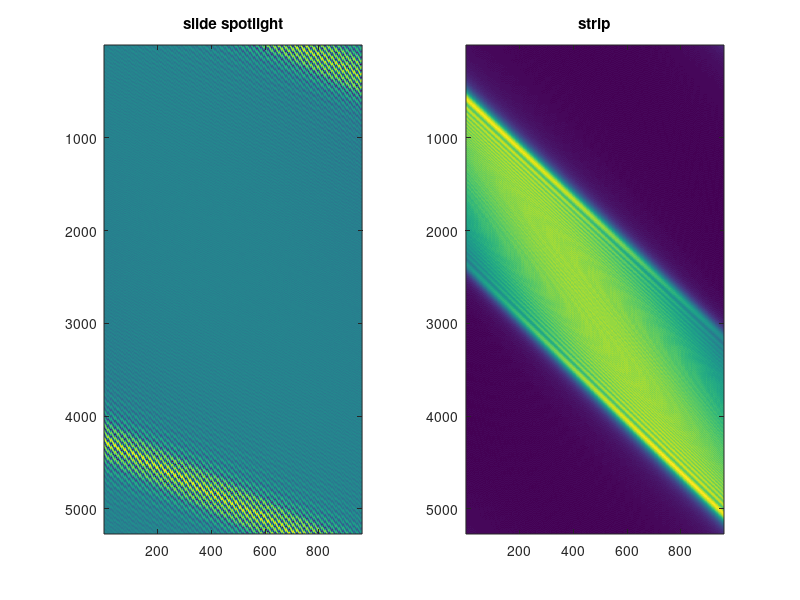
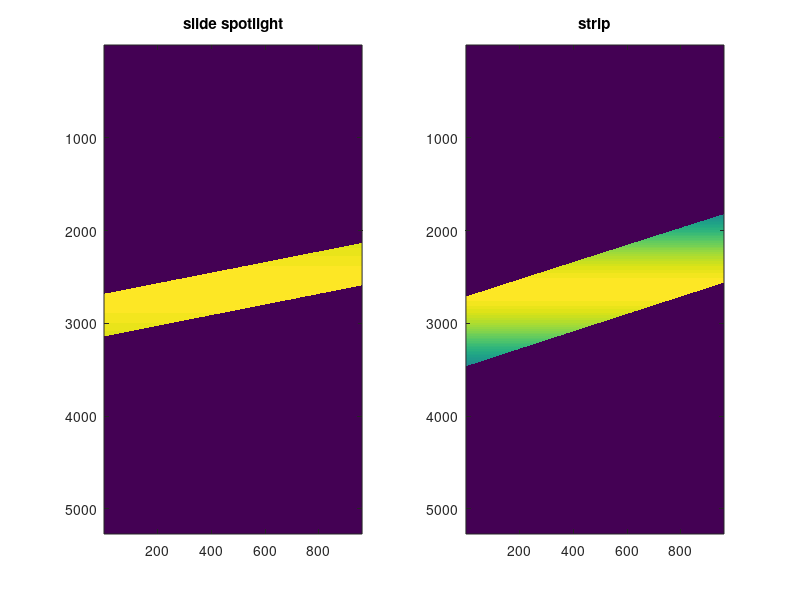
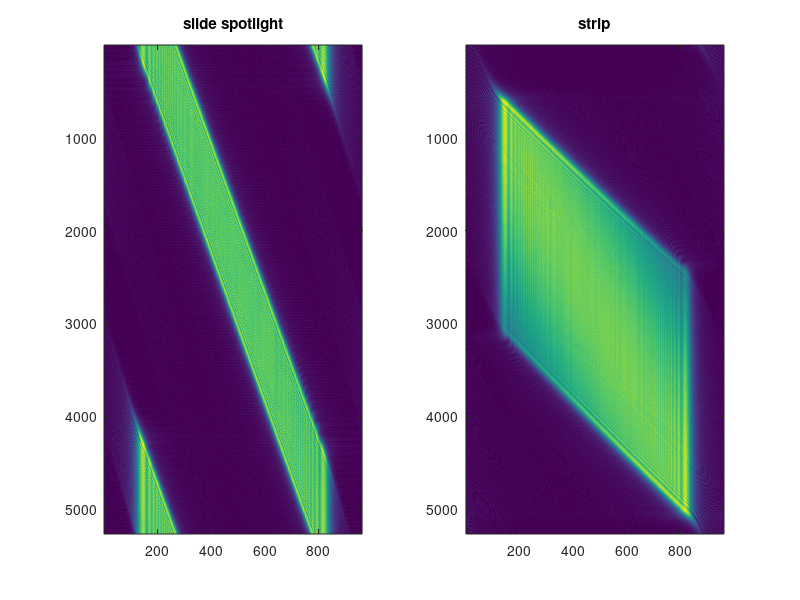

Source code (MATLAB) for these figures, in order:
% 定义参数
f = 5.6e9;  % 载波频率
La = 6;
PRF = 2318;
Tr = 4e-6;
Br = 150e6;
Fr = 200e6;
vr = 7200;
Rc = 600e3;
omega = deg2rad(0.2656);  % 波束旋转速度
theta_c = deg2rad(15);
c = 299792458;

R0 = Rc * cos(theta_c);
lambda = c / f;
Kr = Br / Tr;
Nr = ceil(1.2 * Fr * Tr);

A = 1 - omega * R0 / (vr * cos(theta_c)^2);
Ta = 0.886 * Rc * lambda / (A * La * vr * cos(theta_c));
Na = ceil(2*PRF * Ta);
eta_c_strip = -R0 * tan(theta_c) / vr;

% 定义方程并求解
equation = @(x) -R0 * tan(theta_c - omega * x) / vr - x;
etc_c_spot = fsolve(equation, eta_c_strip);  % 解出景中心时间
disp([eta_c_strip, etc_c_spot]);

tau_strip = 2 * sqrt(R0^2 + vr^2 * eta_c_strip^2) / c + (-Nr/2:Nr/2-1) / Fr;
tau_spot = 2 * sqrt(R0^2 + vr^2 * etc_c_spot^2) / c + (-Nr/2:Nr/2-1) / Fr;
eta_strip = eta_c_strip + (-Na/2:Na/2-1) / PRF;
eta_spot = etc_c_spot + (-Na/2:Na/2-1) / PRF;

f_tau = (-Nr/2:Nr/2-1) * Fr / Nr;
feta_c = 2 * vr * sin(theta_c) / lambda;
f_eta = feta_c + (-Na/2:Na/2-1) * PRF / Na;

[mat_tau_strip, mat_eta_strip] = meshgrid(tau_strip, eta_strip);
[mat_tau_spot, mat_eta_spot] = meshgrid(tau_spot, eta_spot);
[mat_ftau, mat_feta] = meshgrid(f_tau, f_eta);

point = [0, 0];

% slide spot
R0_tar = sqrt(point(1)^2 + R0^2);
R_eta_spot = sqrt(R0_tar^2 + (vr * mat_eta_spot - point(2)).^2);
Wr_spot = (abs(mat_tau_spot - 2 * R_eta_spot / c) <= Tr / 2);
Wa_spot = sinc(La * (acos(R0_tar ./ R_eta_spot) - (theta_c - omega * mat_eta_spot)) / lambda).^2;
Phase_spot = exp(-4j * pi * f * R_eta_spot / c) .* exp(1j * pi * Kr * (mat_tau_spot - 2 * R_eta_spot / c).^2);
S_echo_spot = Wr_spot .* Wa_spot .* Phase_spot;

% strip
R_eta_strip = sqrt(R0_tar^2 + (vr * mat_eta_strip - point(2)).^2);
Wr_strip = (abs(mat_tau_strip - 2 * R_eta_strip / c) <= Tr / 2);
Wa_strip = sinc(La * (acos(R0_tar ./ R_eta_strip) - theta_c) / lambda).^2;
Phase_strip = exp(-4j * pi * f * R_eta_strip / c) .* exp(1j * pi * Kr * (mat_tau_strip - 2 * R_eta_strip / c).^2);
S_echo_strip = Wr_strip .* Wa_strip .* Phase_strip;

S_tau_feta_spot = fftshift(fft(fftshift(S_echo_spot, 1), Na, 1), 1);
S_tau_feta_strip = fftshift(fft(fftshift(S_echo_strip, 1), Na, 1), 1);

S_ftau_feta_strip = fftshift(fft2(S_echo_strip));
S_ftau_feta_spot = fftshift(fft2(S_echo_spot));

figure(1)
subplot(1, 2, 1)
imagesc(abs(S_tau_feta_spot));
title("slide spotlight")
subplot(1, 2, 2)
imagesc(abs(S_tau_feta_strip));
title("strip")

figure(2)
subplot(1, 2, 1)
imagesc(abs(S_echo_spot));
title("slide spotlight")
subplot(1, 2, 2)
imagesc(abs(S_echo_strip));
title("strip")

figure(3)
subplot(1, 2, 1)
imagesc(abs(S_ftau_feta_spot));
title("slide spotlight")
subplot(1, 2, 2)
imagesc(abs(S_ftau_feta_strip));
title("strip")